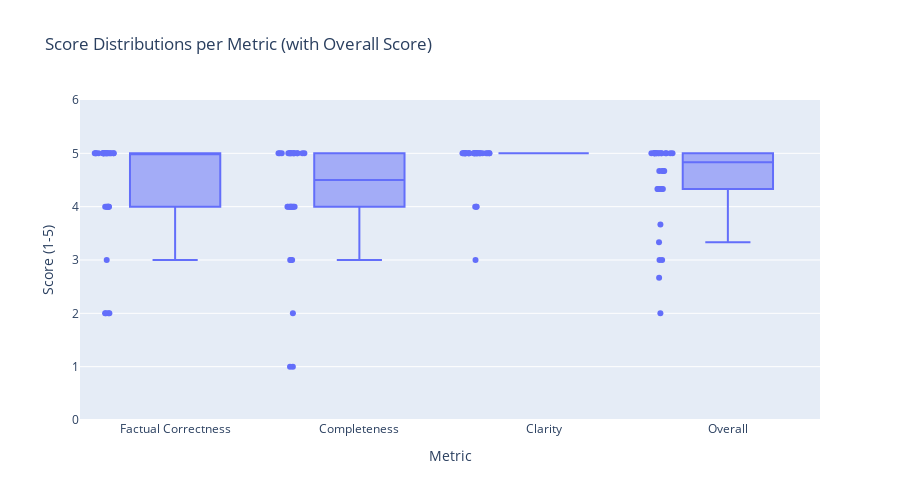

Here is the notebook cell this chart was saved with:
### Code cell
plot(final_df2)

### Figure 1 — Plotly figure (JSON) as saved in the notebook; plotly's stock layout.template omitted (floating-point values rounded to 4 significant figures)
{"data": [{"alignmentgroup": "True", "boxpoints": "all", "customdata": [["How could challenges in hiring, retaining, and managing qualified personnel, as well as risks related to supplier relationships and commercial agreements, negatively impact Amazon’s business operations and results in 2024?"], ["What was the total lease liability for Apple Inc. as of September 28, 2024, and how did it compare to the total lease liability as of September 30, 2023?"], ["What are the key competitive challenges Cisco faced in 2024 due to market dynamics, changes in technology, and new entrants, and how did these factors impact its revenue growth and competitive positioning?"], ["Based on the Alphabet Inc. fiscal year ended December 31, 2024, what were the basic and diluted net income per share amounts for Class A, Class B, and Class C shares, and how did these compare to the previous year ended December 31, 2023?"], ["What were the key financial results reported by Meta Platforms, Inc. for the fourth quarter and full year ended December 31, 2024, including revenue, advertising revenue, cash flows, and year-over-year growth percentages?"], ["What operational and strategic challenges did Netflix, Inc. identify in its 2024 fiscal year report as it expanded its streaming service, introduced new features like games and advertising, and scaled its content production and international offerings?"], ["Question:  \r\nWhere, as required by law, does NVIDIA Corporation file lobbying disclosure reports in 2024, and where can information about its public policy and lobbying activities be found?"], ["What highlights or key financial metrics are included in Oracle Corporation's fiscal year 2024 Form 10-K report?"], ["How does Reddit, Inc. plan to manage the potential decline in users due to a reduction in third-party applications during the fiscal year ended December 31, 2024?"], ["Which Tesla, Inc. executives signed the company's annual report for the fiscal year ended December 31, 2024, and what were their titles at the time?[1]"], ["Based on the provided chunk and context (Amazon, year 2024), here is a suitable question:\n\n**How many physical stores did Amazon operate in North America and internationally as of December 31, 2024?**"], ["What did Apple Inc.'s management conclude about the effectiveness of the company's disclosure controls and internal control over financial reporting as of the fiscal year ended September 28, 2024, according to their 2024 Form 10-K?"], ["What types of risks are associated with Cisco Systems' investments in privately held companies during fiscal year 2024?"], ["What risks does Alphabet Inc. face in its international operations, particularly in terms of foreign exchange and regulatory challenges, as highlighted in its 2024 Annual Report?"], ["What were the key financial results reported by Meta Platforms, Inc. for the fourth quarter and full year ended December 31, 2024, including revenue growth, net income, and operating metrics?"], ["What are the key regulatory and operational challenges Netflix, Inc. identified for its international expansion in the fiscal year ended December 31, 2024, and how might these impact its business strategy and financial results?"], ["How was the total target compensation determined for NVIDIA Corporation’s named executive officers in Fiscal 2024, and what role did at-risk, performance-based equity awards play in the compensation program according to the Compensation Committee?"], ["What are the key revenue sources and recent accounting estimate changes reported by Oracle Corporation for the fiscal year ended May 31, 2024, as detailed in their financial statements?"], ["What specific procedures did the auditors perform to address the critical audit matter related to advertising revenue for Reddit, Inc. in the fiscal year ended December 31, 2024?"], ["Based on Tesla, Inc.'s Annual Report on Form 10-K for the fiscal year ended December 31, 2024, how did Tesla's inventory composition and valuation change compared to December 31, 2023, and what were the recorded inventory write-downs for the years ended December 31, 2024, 2023, and 2022?"], ["Based on the provided chunk and context (Amazon, year 2024), here is a suitable question:\n\n**How many physical stores did Amazon operate in North America and internationally as of December 31, 2024?**"], ["What did Apple Inc.'s management conclude about the effectiveness of the company's disclosure controls and internal control over financial reporting as of the fiscal year ended September 28, 2024, according to their 2024 Form 10-K?"], ["What types of risks are associated with Cisco Systems' investments in privately held companies during fiscal year 2024?"], ["What risks does Alphabet Inc. face in its international operations, particularly in terms of foreign exchange and regulatory challenges, as highlighted in its 2024 Annual Report?"], ["What were the key financial results reported by Meta Platforms, Inc. for the fourth quarter and full year ended December 31, 2024, including revenue growth, net income, and operating metrics?"], ["What are the key regulatory and operational challenges Netflix, Inc. identified for its international expansion in the fiscal year ended December 31, 2024, and how might these impact its business strategy and financial results?"], ["How was the total target compensation determined for NVIDIA Corporation’s named executive officers in Fiscal 2024, and what role did at-risk, performance-based equity awards play in the compensation program according to the Compensation Committee?"], ["What are the key revenue sources and recent accounting estimate changes reported by Oracle Corporation for the fiscal year ended May 31, 2024, as detailed in their financial statements?"], ["What specific procedures did the auditors perform to address the critical audit matter related to advertising revenue for Reddit, Inc. in the fiscal year ended December 31, 2024?"], ["Based on Tesla, Inc.'s Annual Report on Form 10-K for the fiscal year ended December 31, 2024, how did Tesla's inventory composition and valuation change compared to December 31, 2023, and what were the recorded inventory write-downs for the years ended December 31, 2024, 2023, and 2022?"], ["How could challenges in hiring, retaining, and managing qualified personnel, as well as risks related to supplier relationships and commercial agreements, negatively impact Amazon’s business operations and results in 2024?"], ["What was the total lease liability for Apple Inc. as of September 28, 2024, and how did it compare to the total lease liability as of September 30, 2023?"], ["What are the key competitive challenges Cisco faced in 2024 due to market dynamics, changes in technology, and new entrants, and how did these factors impact its revenue growth and competitive positioning?"], ["Based on the Alphabet Inc. fiscal year ended December 31, 2024, what were the basic and diluted net income per share amounts for Class A, Class B, and Class C shares, and how did these compare to the previous year ended December 31, 2023?"], ["What were the key financial results reported by Meta Platforms, Inc. for the fourth quarter and full year ended December 31, 2024, including revenue, advertising revenue, cash flows, and year-over-year growth percentages?"], ["What operational and strategic challenges did Netflix, Inc. identify in its 2024 fiscal year report as it expanded its streaming service, introduced new features like games and advertising, and scaled its content production and international offerings?"], ["Question:  \r\nWhere, as required by law, does NVIDIA Corporation file lobbying disclosure reports in 2024, and where can information about its public policy and lobbying activities be found?"], ["What highlights or key financial metrics are included in Oracle Corporation's fiscal year 2024 Form 10-K report?"], ["How does Reddit, Inc. plan to manage the potential decline in users due to a reduction in third-party applications during the fiscal year ended December 31, 2024?"], ["Which Tesla, Inc. executives signed the company's annual report for the fiscal year ended December 31, 2024, and what were their titles at the time?[1]"], ["Based on the provided chunk and context (Amazon, year 2024), here is a suitable question:\n\n**How many physical stores did Amazon operate in North America and internationally as of December 31, 2024?**"], ["What did Apple Inc.'s management conclude about the effectiveness of the company's disclosure controls and internal control over financial reporting as of the fiscal year ended September 28, 2024, according to their 2024 Form 10-K?"], ["What types of risks are associated with Cisco Systems' investments in privately held companies during fiscal year 2024?"], ["What risks does Alphabet Inc. face in its international operations, particularly in terms of foreign exchange and regulatory challenges, as highlighted in its 2024 Annual Report?"], ["What were the key financial results reported by Meta Platforms, Inc. for the fourth quarter and full year ended December 31, 2024, including revenue growth, net income, and operating metrics?"], ["What are the key regulatory and operational challenges Netflix, Inc. identified for its international expansion in the fiscal year ended December 31, 2024, and how might these impact its business strategy and financial results?"], ["How was the total target compensation determined for NVIDIA Corporation’s named executive officers in Fiscal 2024, and what role did at-risk, performance-based equity awards play in the compensation program according to the Compensation Committee?"], ["What are the key revenue sources and recent accounting estimate changes reported by Oracle Corporation for the fiscal year ended May 31, 2024, as detailed in their financial statements?"], ["What specific procedures did the auditors perform to address the critical audit matter related to advertising revenue for Reddit, Inc. in the fiscal year ended December 31, 2024?"], ["Based on Tesla, Inc.'s Annual Report on Form 10-K for the fiscal year ended December 31, 2024, how did Tesla's inventory composition and valuation change compared to December 31, 2023, and what were the recorded inventory write-downs for the years ended December 31, 2024, 2023, and 2022?"], ["Based on the provided chunk and context (Amazon, year 2024), here is a suitable question:\n\n**How many physical stores did Amazon operate in North America and internationally as of December 31, 2024?**"], ["What did Apple Inc.'s management conclude about the effectiveness of the company's disclosure controls and internal control over financial reporting as of the fiscal year ended September 28, 2024, according to their 2024 Form 10-K?"], ["What types of risks are associated with Cisco Systems' investments in privately held companies during fiscal year 2024?"], ["What risks does Alphabet Inc. face in its international operations, particularly in terms of foreign exchange and regulatory challenges, as highlighted in its 2024 Annual Report?"], ["What were the key financial results reported by Meta Platforms, Inc. for the fourth quarter and full year ended December 31, 2024, including revenue growth, net income, and operating metrics?"], ["What are the key regulatory and operational challenges Netflix, Inc. identified for its international expansion in the fiscal year ended December 31, 2024, and how might these impact its business strategy and financial results?"], ["How was the total target compensation determined for NVIDIA Corporation’s named executive officers in Fiscal 2024, and what role did at-risk, performance-based equity awards play in the compensation program according to the Compensation Committee?"], ["What are the key revenue sources and recent accounting estimate changes reported by Oracle Corporation for the fiscal year ended May 31, 2024, as detailed in their financial statements?"], ["What specific procedures did the auditors perform to address the critical audit matter related to advertising revenue for Reddit, Inc. in the fiscal year ended December 31, 2024?"], ["Based on Tesla, Inc.'s Annual Report on Form 10-K for the fiscal year ended December 31, 2024, how did Tesla's inventory composition and valuation change compared to December 31, 2023, and what were the recorded inventory write-downs for the years ended December 31, 2024, 2023, and 2022?"], ["How could challenges in hiring, retaining, and managing qualified personnel, as well as risks related to supplier relationships and commercial agreements, negatively impact Amazon’s business operations and results in 2024?"], ["What was the total lease liability for Apple Inc. as of September 28, 2024, and how did it compare to the total lease liability as of September 30, 2023?"], ["What are the key competitive challenges Cisco faced in 2024 due to market dynamics, changes in technology, and new entrants, and how did these factors impact its revenue growth and competitive positioning?"], ["Based on the Alphabet Inc. fiscal year ended December 31, 2024, what were the basic and diluted net income per share amounts for Class A, Class B, and Class C shares, and how did these compare to the previous year ended December 31, 2023?"], ["What were the key financial results reported by Meta Platforms, Inc. for the fourth quarter and full year ended December 31, 2024, including revenue, advertising revenue, cash flows, and year-over-year growth percentages?"], ["What operational and strategic challenges did Netflix, Inc. identify in its 2024 fiscal year report as it expanded its streaming service, introduced new features like games and advertising, and scaled its content production and international offerings?"], ["Question:  \r\nWhere, as required by law, does NVIDIA Corporation file lobbying disclosure reports in 2024, and where can information about its public policy and lobbying activities be found?"], ["What highlights or key financial metrics are included in Oracle Corporation's fiscal year 2024 Form 10-K report?"], ["How does Reddit, Inc. plan to manage the potential decline in users due to a reduction in third-party applications during the fiscal year ended December 31, 2024?"], ["Which Tesla, Inc. executives signed the company's annual report for the fiscal year ended December 31, 2024, and what were their titles at the time?[1]"], ["Based on the provided chunk and context (Amazon, year 2024), here is a suitable question:\n\n**How many physical stores did Amazon operate in North America and internationally as of December 31, 2024?**"], ["What did Apple Inc.'s management conclude about the effectiveness of the company's disclosure controls and internal control over financial reporting as of the fiscal year ended September 28, 2024, according to their 2024 Form 10-K?"], ["What types of risks are associated with Cisco Systems' investments in privately held companies during fiscal year 2024?"], ["What risks does Alphabet Inc. face in its international operations, particularly in terms of foreign exchange and regulatory challenges, as highlighted in its 2024 Annual Report?"], ["What were the key financial results reported by Meta Platforms, Inc. for the fourth quarter and full year ended December 31, 2024, including revenue growth, net income, and operating metrics?"], ["What are the key regulatory and operational challenges Netflix, Inc. identified for its international expansion in the fiscal year ended December 31, 2024, and how might these impact its business strategy and financial results?"], ["How was the total target compensation determined for NVIDIA Corporation’s named executive officers in Fiscal 2024, and what role did at-risk, performance-based equity awards play in the compensation program according to the Compensation Committee?"], ["What are the key revenue sources and recent accounting estimate changes reported by Oracle Corporation for the fiscal year ended May 31, 2024, as detailed in their financial statements?"], ["What specific procedures did the auditors perform to address the critical audit matter related to advertising revenue for Reddit, Inc. in the fiscal year ended December 31, 2024?"], ["Based on Tesla, Inc.'s Annual Report on Form 10-K for the fiscal year ended December 31, 2024, how did Tesla's inventory composition and valuation change compared to December 31, 2023, and what were the recorded inventory write-downs for the years ended December 31, 2024, 2023, and 2022?"], ["Based on the provided chunk and context (Amazon, year 2024), here is a suitable question:\n\n**How many physical stores did Amazon operate in North America and internationally as of December 31, 2024?**"], ["What did Apple Inc.'s management conclude about the effectiveness of the company's disclosure controls and internal control over financial reporting as of the fiscal year ended September 28, 2024, according to their 2024 Form 10-K?"], ["What types of risks are associated with Cisco Systems' investments in privately held companies during fiscal year 2024?"], ["What risks does Alphabet Inc. face in its international operations, particularly in terms of foreign exchange and regulatory challenges, as highlighted in its 2024 Annual Report?"], ["What were the key financial results reported by Meta Platforms, Inc. for the fourth quarter and full year ended December 31, 2024, including revenue growth, net income, and operating metrics?"], ["What are the key regulatory and operational challenges Netflix, Inc. identified for its international expansion in the fiscal year ended December 31, 2024, and how might these impact its business strategy and financial results?"], ["How was the total target compensation determined for NVIDIA Corporation’s named executive officers in Fiscal 2024, and what role did at-risk, performance-based equity awards play in the compensation program according to the Compensation Committee?"], ["What are the key revenue sources and recent accounting estimate changes reported by Oracle Corporation for the fiscal year ended May 31, 2024, as detailed in their financial statements?"], ["What specific procedures did the auditors perform to address the critical audit matter related to advertising revenue for Reddit, Inc. in the fiscal year ended December 31, 2024?"], ["Based on Tesla, Inc.'s Annual Report on Form 10-K for the fiscal year ended December 31, 2024, how did Tesla's inventory composition and valuation change compared to December 31, 2023, and what were the recorded inventory write-downs for the years ended December 31, 2024, 2023, and 2022?"], ["How could challenges in hiring, retaining, and managing qualified personnel, as well as risks related to supplier relationships and commercial agreements, negatively impact Amazon’s business operations and results in 2024?"], ["What was the total lease liability for Apple Inc. as of September 28, 2024, and how did it compare to the total lease liability as of September 30, 2023?"], ["What are the key competitive challenges Cisco faced in 2024 due to market dynamics, changes in technology, and new entrants, and how did these factors impact its revenue growth and competitive positioning?"], ["Based on the Alphabet Inc. fiscal year ended December 31, 2024, what were the basic and diluted net income per share amounts for Class A, Class B, and Class C shares, and how did these compare to the previous year ended December 31, 2023?"], ["What were the key financial results reported by Meta Platforms, Inc. for the fourth quarter and full year ended December 31, 2024, including revenue, advertising revenue, cash flows, and year-over-year growth percentages?"], ["What operational and strategic challenges did Netflix, Inc. identify in its 2024 fiscal year report as it expanded its streaming service, introduced new features like games and advertising, and scaled its content production and international offerings?"], ["Question:  \r\nWhere, as required by law, does NVIDIA Corporation file lobbying disclosure reports in 2024, and where can information about its public policy and lobbying activities be found?"], ["What highlights or key financial metrics are included in Oracle Corporation's fiscal year 2024 Form 10-K report?"], ["How does Reddit, Inc. plan to manage the potential decline in users due to a reduction in third-party applications during the fiscal year ended December 31, 2024?"], ["Which Tesla, Inc. executives signed the company's annual report for the fiscal year ended December 31, 2024, and what were their titles at the time?[1]"], ["Based on the provided chunk and context (Amazon, year 2024), here is a suitable question:\n\n**How many physical stores did Amazon operate in North America and internationally as of December 31, 2024?**"], ["What did Apple Inc.'s management conclude about the effectiveness of the company's disclosure controls and internal control over financial reporting as of the fiscal year ended September 28, 2024, according to their 2024 Form 10-K?"], ["What types of risks are associated with Cisco Systems' investments in privately held companies during fiscal year 2024?"], ["What risks does Alphabet Inc. face in its international operations, particularly in terms of foreign exchange and regulatory challenges, as highlighted in its 2024 Annual Report?"], ["What were the key financial results reported by Meta Platforms, Inc. for the fourth quarter and full year ended December 31, 2024, including revenue growth, net income, and operating metrics?"], ["What are the key regulatory and operational challenges Netflix, Inc. identified for its international expansion in the fiscal year ended December 31, 2024, and how might these impact its business strategy and financial results?"], ["How was the total target compensation determined for NVIDIA Corporation’s named executive officers in Fiscal 2024, and what role did at-risk, performance-based equity awards play in the compensation program according to the Compensation Committee?"], ["What are the key revenue sources and recent accounting estimate changes reported by Oracle Corporation for the fiscal year ended May 31, 2024, as detailed in their financial statements?"], ["What specific procedures did the auditors perform to address the critical audit matter related to advertising revenue for Reddit, Inc. in the fiscal year ended December 31, 2024?"], ["Based on Tesla, Inc.'s Annual Report on Form 10-K for the fiscal year ended December 31, 2024, how did Tesla's inventory composition and valuation change compared to December 31, 2023, and what were the recorded inventory write-downs for the years ended December 31, 2024, 2023, and 2022?"], ["Based on the provided chunk and context (Amazon, year 2024), here is a suitable question:\n\n**How many physical stores did Amazon operate in North America and internationally as of December 31, 2024?**"], ["What did Apple Inc.'s management conclude about the effectiveness of the company's disclosure controls and internal control over financial reporting as of the fiscal year ended September 28, 2024, according to their 2024 Form 10-K?"], ["What types of risks are associated with Cisco Systems' investments in privately held companies during fiscal year 2024?"], ["What risks does Alphabet Inc. face in its international operations, particularly in terms of foreign exchange and regulatory challenges, as highlighted in its 2024 Annual Report?"], ["What were the key financial results reported by Meta Platforms, Inc. for the fourth quarter and full year ended December 31, 2024, including revenue growth, net income, and operating metrics?"], ["What are the key regulatory and operational challenges Netflix, Inc. identified for its international expansion in the fiscal year ended December 31, 2024, and how might these impact its business strategy and financial results?"], ["How was the total target compensation determined for NVIDIA Corporation’s named executive officers in Fiscal 2024, and what role did at-risk, performance-based equity awards play in the compensation program according to the Compensation Committee?"], ["What are the key revenue sources and recent accounting estimate changes reported by Oracle Corporation for the fiscal year ended May 31, 2024, as detailed in their financial statements?"], ["What specific procedures did the auditors perform to address the critical audit matter related to advertising revenue for Reddit, Inc. in the fiscal year ended December 31, 2024?"], ["Based on Tesla, Inc.'s Annual Report on Form 10-K for the fiscal year ended December 31, 2024, how did Tesla's inventory composition and valuation change compared to December 31, 2023, and what were the recorded inventory write-downs for the years ended December 31, 2024, 2023, and 2022?"]], "hovertemplate": "Metric=%{x}<br>Score=%{y}<br>question=%{customdata[0]}<extra></extra>", "legendgroup": "", "marker": {"color": "#636efa"}, "name": "", "notched": false, "offsetgroup": "", "orientation": "v", "showlegend": false, "type": "box", "x": ["Factual Correctness", "Factual Correctness", "Factual Correctness", "Factual Correctness", "Factual Correctness", "Factual Correctness", "Factual Correctness", "Factual Correctness", "Factual Correctness", "Factual Correctness", "Factual Correctness", "Factual Correctness", "Factual Correctness", "Factual Correctness", "Factual Correctness", "Factual Correctness", "Factual Correctness", "Factual Correctness", "Factual Correctness", "Factual Correctness", "Factual Correctness", "Factual Correctness", "Factual Correctness", "Factual Correctness", "Factual Correctness", "Factual Correctness", "Factual Correctness", "Factual Correctness", "Factual Correctness", "Factual Correctness", "Completeness", "Completeness", "Completeness", "Completeness", "Completeness", "Completeness", "Completeness", "Completeness", "Completeness", "Completeness", "Completeness", "Completeness", "Completeness", "Completeness", "Completeness", "Completeness", "Completeness", "Completeness", "Completeness", "Completeness", "Completeness", "Completeness", "Completeness", "Completeness", "Completeness", "Completeness", "Completeness", "Completeness", "Completeness", "Completeness", "Clarity", "Clarity", "Clarity", "Clarity", "Clarity", "Clarity", "Clarity", "Clarity", "Clarity", "Clarity", "Clarity", "Clarity", "Clarity", "Clarity", "Clarity", "Clarity", "Clarity", "Clarity", "Clarity", "Clarity", "Clarity", "Clarity", "Clarity", "Clarity", "Clarity", "Clarity", "Clarity", "Clarity", "Clarity", "Clarity", "Overall", "Overall", "Overall", "Overall", "Overall", "Overall", "Overall", "Overall", "Overall", "Overall", "Overall", "Overall", "Overall", "Overall", "Overall", "Overall", "Overall", "Overall", "Overall", "Overall", "Overall", "Overall", "Overall", "Overall", "Overall", "Overall", "Overall", "Overall", "Overall", "Overall"], "x0": " ", "xaxis": "x", "y": [5.0, 2.0, 4.0, 2.0, 4.0, 5.0, 5.0, 5.0, 2.0, 5.0, 3.0, 4.0, 4.0, 5.0, 5.0, 5.0, 5.0, 5.0, 4.0, 5.0, 5.0, 5.0, 2.0, 5.0, 5.0, 5.0, 5.0, 4.0, 5.0, 5.0, 5.0, 2.0, 4.0, 3.0, 4.0, 4.0, 5.0, 5.0, 1.0, 5.0, 3.0, 3.0, 4.0, 5.0, 5.0, 5.0, 5.0, 4.0, 4.0, 5.0, 5.0, 5.0, 1.0, 4.0, 5.0, 4.0, 5.0, 4.0, 5.0, 5.0, 5.0, 5.0, 5.0, 4.0, 5.0, 5.0, 5.0, 5.0, 3.0, 5.0, 4.0, 4.0, 5.0, 5.0, 5.0, 5.0, 5.0, 5.0, 5.0, 5.0, 5.0, 5.0, 5.0, 5.0, 5.0, 5.0, 5.0, 5.0, 5.0, 5.0, 5.0, 3.0, 4.333, 3.0, 4.333, 4.667, 5.0, 5.0, 2.0, 5.0, 3.333, 3.667, 4.333, 5.0, 5.0, 5.0, 5.0, 4.667, 4.333, 5.0, 5.0, 5.0, 2.667, 4.667, 5.0, 4.667, 5.0, 4.333, 5.0, 5.0], "y0": " ", "yaxis": "y"}], "layout": {"boxmode": "group", "height": 500, "legend": {"tracegroupgap": 0}, "title": {"text": "Score Distributions per Metric (with Overall Score)"}, "xaxis": {"anchor": "y", "domain": [0, 1], "title": {"text": "Metric"}}, "yaxis": {"anchor": "x", "domain": [0, 1], "dtick": 1, "range": [0, 6], "title": {"text": "Score (1-5)"}}}}
